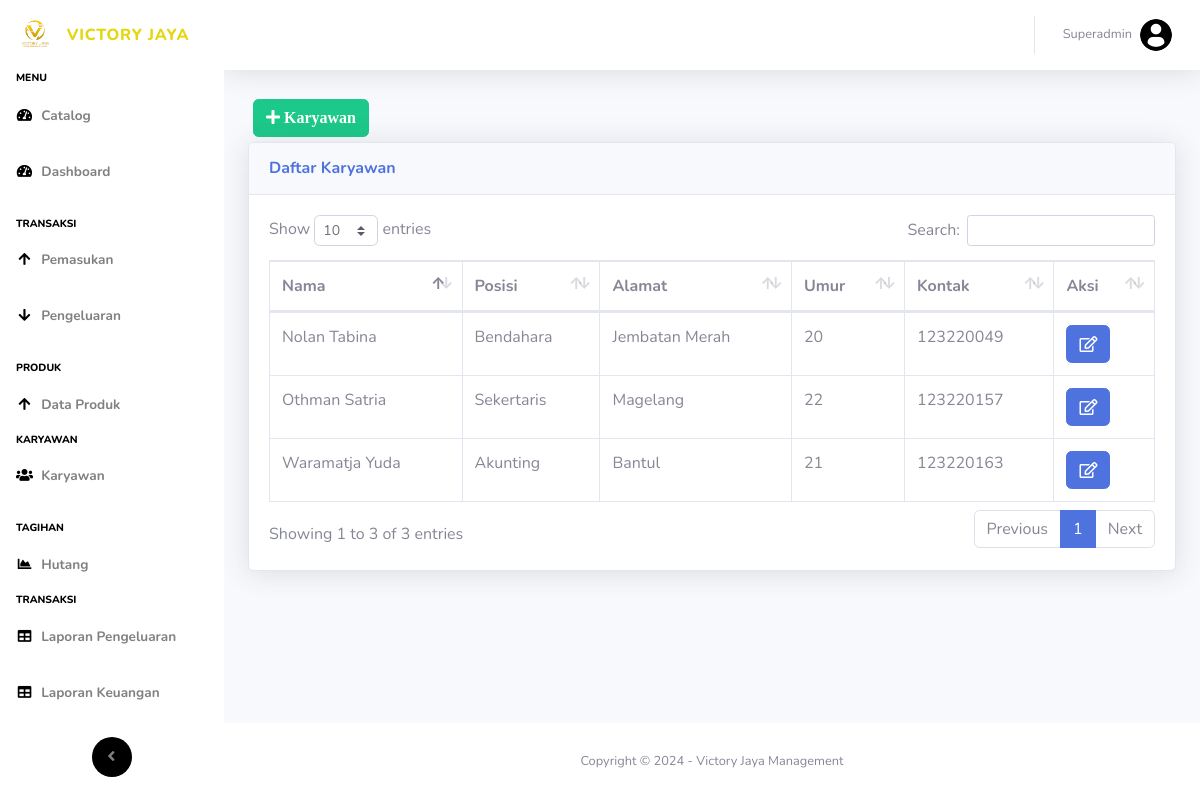
Screenshot of /karyawan.php (signed in) with the database file from the repository.
### tables this page shows
CREATE TABLE `karyawan` (
  `id_karyawan` int(11) NOT NULL,
  `nama` varchar(40) NOT NULL,
  `posisi` varchar(40) NOT NULL,
  `alamat` varchar(40) NOT NULL,
  `umur` int(11) NOT NULL,
  `kontak` varchar(40) NOT NULL
);

### karyawan.php (the view, shortened to what this page needs)
<!DOCTYPE html>
<html lang="en">
<head>
  <link href="vendor/fontawesome-free/css/all.min.css" rel="stylesheet" type="text/css">
  <link href="css/sb-admin-2.min.css" rel="stylesheet">
  <link href="vendor/datatables/dataTables.bootstrap4.min.css" rel="stylesheet">
</head>
<body id="page-top">
  <?php require 'koneksi.php'; ?>
  <?php require 'sidebar.php'; ?>
  <div id="content">
    <?php require 'navbar.php'; ?>
    <div class="container-fluid">
      <button type="button" class="btn btn-success" style="margin:5px" data-toggle="modal" data-target="#myModalTambah"><i class="fa fa-plus"> Karyawan</i></button><br>
      <div class="card shadow mb-4">
        <div class="card-header py-3">
          <h6 class="m-0 font-weight-bold text-primary">Daftar Karyawan</h6>
        </div>
        <div class="card-body">
          <div class="table-responsive">
            <table class="table table-bordered" id="dataTable" width="100%" cellspacing="0">
              <thead>
                <tr>
                  <th>Nama</th>
                  <th>Posisi</th>
                  <th>Alamat</th>
                  <th>Umur</th>
                  <th>Kontak</th>
                  <th>Aksi</th>
                </tr>
              </thead>
              <tbody>
                <?php
                $query = mysqli_query($koneksi, "SELECT * FROM karyawan");
                while ($data = mysqli_fetch_assoc($query)) {
                ?>
                  <tr>
                    <td><?= $data['nama'] ?></td>
                    <td><?= $data['posisi'] ?></td>
                    <td><?= $data['alamat'] ?></td>
                    <td><?= $data['umur'] ?></td>
                    <td><?= $data['kontak'] ?></td>
                    <td>
                      <a href="#" type="button" class=" fa fa-edit btn btn-primary btn-md" data-toggle="modal" data-target="#myModal<?php echo $data['id_karyawan']; ?>"></a>
                    </td>
                  </tr>
          </div>
        <?php
                }
        ?>
        </div>
      </div>
    </div>
  </div>
  <?php require 'footer.php' ?>
</body>
</html>

### rows the page displays
karyawan: nama "Othman Satria", posisi "Sekertaris", alamat "Magelang", umur "22", kontak "123220157"
karyawan: nama "Nolan Tabina", posisi "Bendahara", alamat "Jembatan Merah", umur "20", kontak "123220049"
karyawan: nama "Waramatja Yuda", posisi "Akunting", alamat "Bantul", umur "21", kontak "123220163"

### other values shown
$_SESSION['nama'] "Superadmin"
